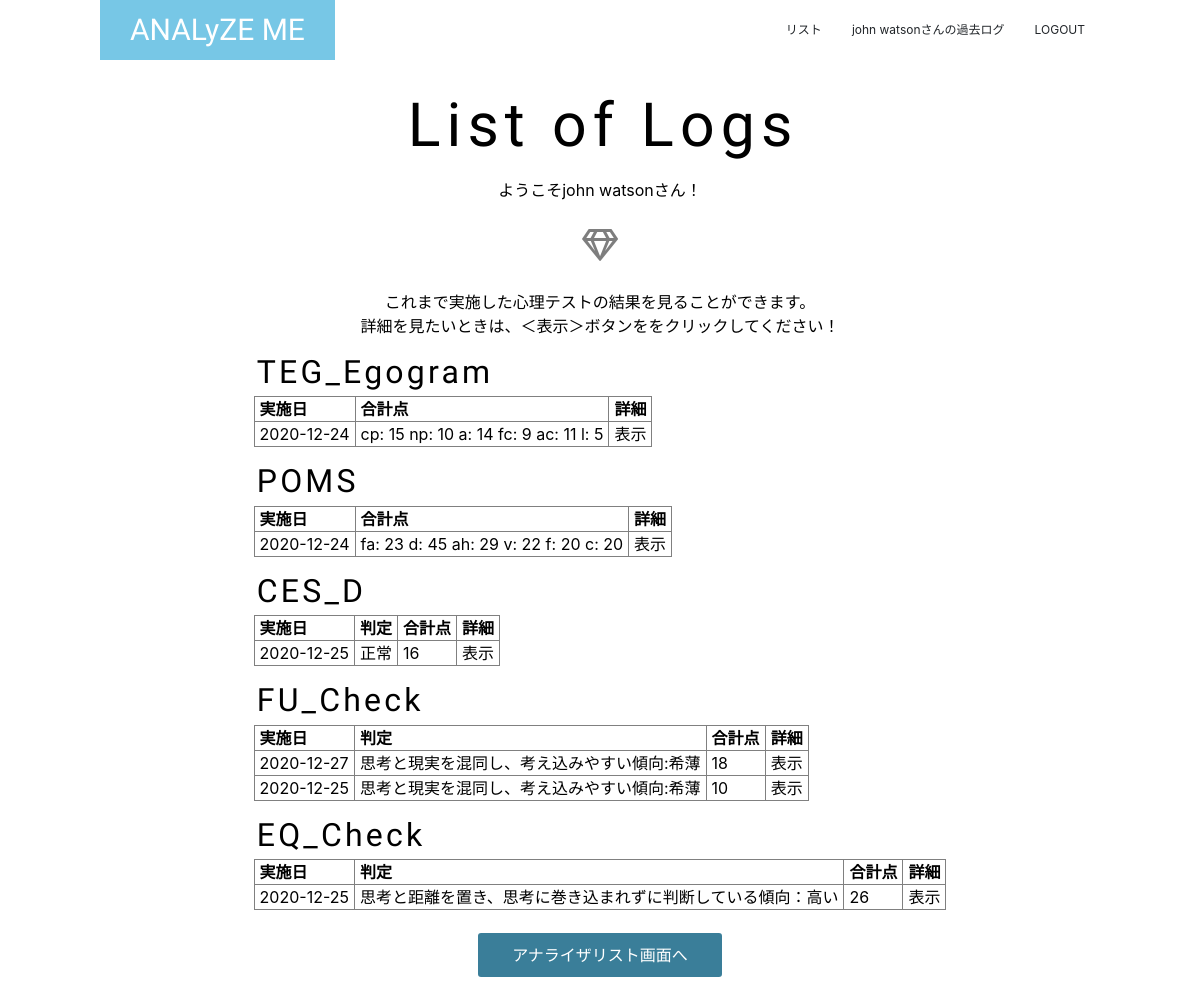
The app's page /logs/ (signed in), older data.
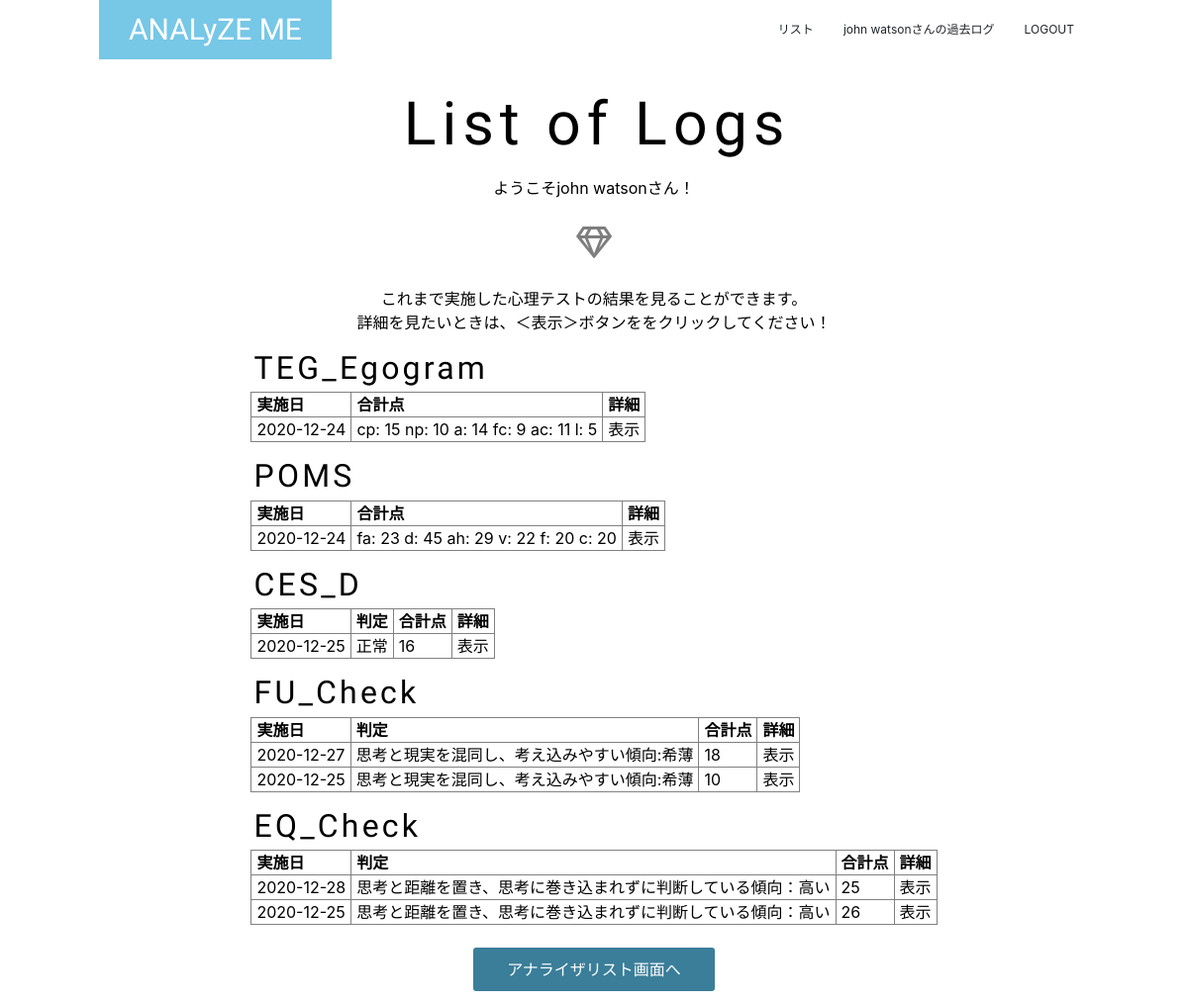
The same page, newer data.
### analyze_me/models/user.py (models this page shows, shortened)
class User(UserMixin, db.Model):
    __tablename__ = 'user'
    id = db.Column(db.Integer, primary_key=True)
    user_id = db.Column(db.String(50), unique=True)
    name = db.Column(db.String(30))
    password = db.Column(db.String(20), unique=True)
    created_at = db.Column(db.DateTime)
    fu_results = relationship('FU_results')
    eq_results = relationship('EQ_results')
    ces_results = relationship('CES_results')
    pom_results = relationship('POM_results')
    teg_results = relationship('TEG_results')

### analyze_me/models/results.py (models this page shows, shortened)
class TEG_results(db.Model):
    __tablename__ = 'teg_results'
    id = db.Column(db.Integer, primary_key=True, nullable=False)
    answers = db.Column(db.PickleType, nullable=True)
    a_sum = db.Column(db.PickleType, nullable=True)
    created_at = db.Column(db.DateTime)
    user_id = db.Column(db.Integer, db.ForeignKey('user.id', onupdate='CASCADE', ondelete='CASCADE'), nullable=False)

class POM_results(db.Model):
    __tablename__ = 'pom_results'
    id = db.Column(db.Integer, primary_key=True, nullable=False)
    answers = db.Column(db.PickleType, nullable=True)
    a_sum = db.Column(db.PickleType, nullable=True)
    created_at = db.Column(db.DateTime)
    user_id = db.Column(db.Integer, db.ForeignKey('user.id', onupdate='CASCADE', ondelete='CASCADE'), nullable=False)

class CES_results(db.Model):
    __tablename__ = 'ces_results'
    id = db.Column(db.Integer, primary_key=True, nullable=False)
    answers = db.Column(db.PickleType, nullable=True)
    a_sum = db.Column(db.Integer, nullable=True)
    judge = db.Column(db.String(200), nullable=True)
    created_at = db.Column(db.DateTime)
    user_id = db.Column(db.Integer, db.ForeignKey('user.id', onupdate='CASCADE', ondelete='CASCADE'), nullable=False)

class FU_results(db.Model):
    __tablename__ = 'fu_results'
    id = db.Column(db.Integer, primary_key=True, nullable=False)
    answers = db.Column(db.PickleType, nullable=True)
    a_sum = db.Column(db.Integer, nullable=True)
    judge = db.Column(db.String(200), nullable=True)
    created_at = db.Column(db.DateTime)
    user_id = db.Column(db.Integer, db.ForeignKey('user.id', onupdate='CASCADE', ondelete='CASCADE'), nullable=False)

class EQ_results(db.Model):
    __tablename__ = 'eq_results'
    id = db.Column(db.Integer, primary_key=True, nullable=False)
    answers = db.Column(db.PickleType, nullable=True)
    a_sum = db.Column(db.Integer, nullable=True)
    judge = db.Column(db.String(200), nullable=True)
    created_at = db.Column(db.DateTime)
    user_id = db.Column(db.Integer, db.ForeignKey('user.id', onupdate='CASCADE', ondelete='CASCADE'), nullable=False)

### analyze_me/views/views.py (the view)
@views.route('/logs/')
@login_required
def show_logs():
    fu_results = views_service.find_all('fu')
    eq_results = views_service.find_all('eq')
    ces_results = views_service.find_all('ces')
    pom_results = views_service.find_all('pom')
    teg_results = views_service.find_all('teg')
    return render_template('logs/logs.html', fu_results=fu_results, \
                           eq_results=eq_results, ces_results=ces_results, \
                           pom_results=pom_results, teg_results=teg_results)

### analyze_me/__init__.py (called while the page is built)
@login_manager.user_loader
def load_user(user_id):
    return User.query.get(int(user_id))

### analyze_me/services/views_service.py (called while the page is built)
def find_all(ex_id):
    if ex_id == 'fu':
        return FU_results.query.filter(FU_results.user_id == current_user.id).order_by(FU_results.id.desc()).all()
    elif ex_id == 'eq':
        return EQ_results.query.filter(EQ_results.user_id == current_user.id).order_by(EQ_results.id.desc()).all()
    elif ex_id == 'ces':
        return CES_results.query.filter(CES_results.user_id == current_user.id).order_by(CES_results.id.desc()).all()
    elif ex_id == 'pom':
        session['pom_fac'] = ["fa", "d", "ah", "v", "f", "c"]
        return POM_results.query.filter(POM_results.user_id == current_user.id).order_by(POM_results.id.desc()).all()
    elif ex_id == 'teg':
        session['teg_fac'] = ["cp", "np", "a", "fc", "ac", "l"]
        return TEG_results.query.filter(TEG_results.user_id == current_user.id).order_by(TEG_results.id.desc()).all()

### analyze_me/templates/logs/logs.html (shortened to what this page needs)
{% extends "layout.html" %}
{% block body %}
<section class="logA">
    <div class="con">
        <h2>List of Logs</h2>
        <p>ようこそ{{ current_user.name }}さん！</p>
        <p class="symbol"><span class="far fa-gem"></span></p>
        <p>
            これまで実施した心理テストの結果を見ることができます。<br>
            詳細を見たいときは、＜表示＞ボタンををクリックしてください！
        </p>
        <div class="test-block">
            <h5>TEG_Egogram</h5>
            <table border="1">
                {% if teg_results %}
                <tr>
                    <th>実施日</th>
                    <th>合計点</th>
                    <th>詳細</th>
                </tr>
                {% else %}
                    <p>結果がありません</p>
                {% endif %}
                {% for teg_res in teg_results %}
                <tr>
                    <td>
                        {{ "{0:%Y-%m-%d}".format(teg_res.created_at) }}
                    </td>
                    <td>
                        {% for fac in session.teg_fac %}
                            {{ fac }}: {{ teg_res.a_sum[loop.index-1] }}
                        {% endfor %}
                    </td>
                    <td>
                        <a href="{{ url_for('views.result', ex_id='teg', result_id=teg_res.id) }}" >
                            表示
                        </a>
                    </td>
                </tr>
                {% endfor %}
            </table>
        </div>
        <div class="test-block">
            <h5>POMS</h5>
            <table border="1">
                {% if pom_results %}
                <tr>
                    <th>実施日</th>
                    <th>合計点</th>
                    <th>詳細</th>
                </tr>
                {% else %}
                    <p>結果がありません</p>
                {% endif %}
                {% for pom_res in pom_results %}
                <tr>
                    <td>
                        {{ "{0:%Y-%m-%d}".format(pom_res.created_at) }}
                    </td>
                    <td>
                        {% for fac in session.pom_fac %}
                            {{ fac }}: {{ pom_res.a_sum[loop.index-1] }}
                        {% endfor %}
                    </td>
                    <td>
                        <a href="{{ url_for('views.result', ex_id='pom', result_id=pom_res.id) }}">
                            表示
                        </a>
                    </td>
                </tr>
                {% endfor %}
            </table>
        </div>
        <div class="test-block">
            <h5>CES_D</h5>
            <table border="1">
                {% if ces_results %}
                <tr>
                    <th>実施日</th>
                    <th>判定</th>
                    <th>合計点</th>
                    <th>詳細</th>
                </tr>
                {% else %}
                    <p>結果がありません</p>
                {% endif %}
                {% for ces_res in ces_results %}
                <tr>
                    <td>
                        {{ "{0:%Y-%m-%d}".format(ces_res.created_at) }}
                    </td>
                    <td>{{ ces_res.judge }}</td>
                    <td>{{ ces_res.a_sum }}</td>
                    <td>
                        <a href="{{ url_for('views.result', ex_id='ces', result_id=ces_res.id) }}">
                            表示
                        </a>
                    </td>
                </tr>
                {% endfor %}
            </table>
        </div>
        <div class="test-block">
            <h5>FU_Check</h5>
            <table border="1">
                {% if fu_results %}
                <tr>
                    <th>実施日</th>
                    <th>判定</th>
                    <th>合計点</th>
                    <th>詳細</th>
                </tr>
                {% else %}
                    <p>結果がありません</p>
                {% endif %}
                {% for fu_res in fu_results %}
                <tr>
                    <td>
                        {{ "{0:%Y-%m-%d}".format(fu_res.created_at) }}
                    </td>
                    <td>{{ fu_res.judge }}</td>
                    <td>{{ fu_res.a_sum }}</td>
                    <td/>
                        <a href="{{ url_for('views.result', ex_id='fu', result_id=fu_res.id) }}">
                            表示
                        </a>
                </tr>
                {% endfor %}
            </table>
        </div>
        <div class="test-block">
            <h5>EQ_Check</h5>
            <table border="1">
                {% if eq_results %}
                <tr>
                    <th>実施日</th>
                    <th>判定</th>
                    <th>合計点</th>
                    <th>詳細</th>
                </tr>
                {% else %}
                    <p>結果がありません</p>
                {% endif %}
                {% for eq_res in eq_results %}
                <tr>
                    <td>
                        {{ "{0:%Y-%m-%d}".format(eq_res.created_at) }}
                    </td>
                    <td>{{ eq_res.judge }}</td>
                    <td>{{ eq_res.a_sum }}</td>
                    <td>
                        <a href="{{ url_for('views.result', ex_id='eq', result_id=eq_res.id) }}">
                            表示
                        </a>
                    </td>
                </tr>
                {% endfor %}
            </table>
        </div>
        <a href="{{ url_for('analyzes.analyzer_list') }}" class="list-btn">アナライザリスト画面へ</a>
    </div>
</section>
{% endblock %}

### analyze_me/templates/layout.html (shortened to what this page needs)
<!DOCTYPE html>
<html lang="ja">
<head>
    {% block head %}
    <link rel="stylesheet" href="{{ url_for('static', filename='style.css')}}">
    <link rel="stylesheet" href="https://stackpath.bootstrapcdn.com/bootstrap/4.5.0/css/bootstrap.min.css">
    <link rel="stylesheet" href="https://use.fontawesome.com/releases/v5.15.1/css/all.css">
    {% endblock %}
</head>
<body>
<div>
    <header>
        <nav class="conH">
            <div class="conH-small">
                <a class="headA" href="{{ url_for('views.index') }}">ANALyZE ME</a>
            </div>
            <div class="headB">
                <ul>
                    <li>
                        <a href="{{ url_for('analyzes.analyzer_list') }}">リスト</a>
                    </li>
                    {% if not current_user.is_authenticated %}
                    <li>
                        <a href="{{ url_for('auth.login') }}">LOGIN</a>
                    </li>
                    {% else %}
                    <li>
                        <a href="{{ url_for('views.show_logs') }}"><span>{{ current_user.name }}さんの</span>過去ログ</a>
                    </li>
                    <li>
                        <a href="{{ url_for('auth.logout') }}">LOGOUT</a>
                    </li>
                    {% endif %}
                </ul>
            </div>
        </nav>
    </header>
    {% block body %}{% endblock %}
</div>
</body>
</html>

### analyze_me/static/style.css (style rules this page uses)
:root { --main-color: #77C7E6; --accent-color: #E68E9F; --dark-color: #3A7E99; --opposite-color: #9AE665; --text-bright-color: #fff; --text-dark-color: #000; --gray-color: #ddd; --large-width: 1000px; --middle-width: 900px; }
@media (min-width: 800px) { :root { font-size: 16px; } }
body { margin: 0; font-family: 'メイリオ', 'Hiragino Kaku Gothic Pro', 'sans-serif'; }
.logA { display: flex; align-items: start; justify-content: center; height: 100vh; min-height: 450px; width: 100vw; min-width: 400px; color: #000; color: var(--text-dark-color); text-align: center; margin-left: auto; margin-right: auto; }
.logA .con { margin-top: 60px; max-width: 900px; max-width: var(--middle-width); margin-left: auto; margin-right: auto; }
.logA h2 { margin: 30px 0 0; font-family: 'Big Shoulders Stencil Display', cursive; font-size: 3.8rem; letter-spacing: 0.1em; margin-left: 0.1em; }
.logA .symbol { margin: 1.25rem; padding: 0; border: none; outline: none; background: none; font-size: 2rem; opacity: 0.5; }
.logA p { margin: 15px 0; }
.logA h5 { margin: 10px 0 5px 0; font-family: 'Big Shoulders Stencil Display', cursive; font-size: 2rem; letter-spacing: 0.1em; margin-left: 0.1em; tex-align: left; }
.logA .test-block { margin-top: 15px; text-align: left; }
.logA table { margin-bottom: 10px; }
.logA th, .logA td { padding: 0 5px; }
.logA a { display: block; color: inherit; text-decoration: none; }
.logA .list-btn { display: inline-block; padding: 10px; margin: 10px 2px 0.5rem 2px; width: 250px; border: solid 3px currentColor; border-radius: 6px; background-color: #3A7E99; background-color: var(--dark-color); color: #fff; color: var(--text-bright-color); text-decoration: none; }
@media (min-width: 800px) { .logA table { font-size: 16px; } }
header { position: absolute; top: 0; left: 0; z-index: 100; width: 100%; background-color: rgba(255,255,255,0.5); }
.headA { display: inline-block; line-height: 60px; padding-left: 30px; padding-right: 30px; background-color: #77C7E6; background-color: var(--main-color); color: #fff; color: var(--text-bright-color); font-family: 'Big Shoulders Stencil Display', cursive; font-size: 30px; text-decoration: none; }
.headB ul { margin: 0; padding: 0; list-style: none; }
.headB a { display: block; padding: 15px; color: inherit; font-size: 12px; text-decoration: none; }
@media (min-width: 768px) { header .conH { display: flex; align-items: center; justify-content: space-between; max-width: 1000px; max-width: var(--large-width); margin-left: auto; margin-right: auto; } }
@media (min-width: 768px) { .headB ul { display: flex; } }
@media (min-width: 768px) { .headB { display: block !important; } }

Row changes from the older to the newer data that the page shows:
added EQ_results: created_at "2020-12-28", judge "思考と距離を置き、思考に巻き込まれずに判断している傾向：高い", a_sum "25"
